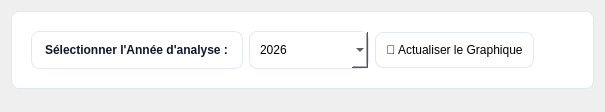
         <widget class="QWidget" name="pageStats">
          <layout class="QVBoxLayout" name="layoutPageStats">
           <property name="spacing"><number>12</number></property>
           <!-- CONTROLS ROW -->
           <item>
            <widget class="QFrame" name="statsControlFrame">
             <property name="styleSheet"><string notr="true">background-color: #ffffff; border: 1px solid #e2e8f0; border-radius: 8px; padding: 10px;</string></property>
             <layout class="QHBoxLayout" name="statsCtrlHBox">
              <item><widget class="QLabel" name="lblAnneeStats"><property name="text"><string>Sélectionner l'Année d'analyse :</string></property><property name="styleSheet"><string notr="true">font-weight: bold; color: #0f172a;</string></property></widget></item>
              <item>
               <widget class="QComboBox" name="cmbAnneeStats">
                <property name="minimumSize"><size><width>120</width><height>0</height></size></property>
                <item><property name="text"><string>2026</string></property></item>
                <item><property name="text"><string>2025</string></property></item>
                <item><property name="text"><string>2024</string></property></item>
               </widget>
              </item>
              <item>
               <widget class="QPushButton" name="btnRefreshStats">
                <property name="cursor"><cursorShape>PointingHandCursor</cursorShape></property>
                <property name="text"><string>🔄 Actualiser le Graphique</string></property>
               </widget>
              </item>
              <item>
               <spacer name="spacerStats">
                <property name="orientation"><enum>Qt::Horizontal</enum></property>
                <property name="sizeHint" stdset="0"><size><width>40</width><height>20</height></size></property>
               </spacer>
              </item>
             </layout>
            </widget>
           </item>
           <!-- CONTAINER CHART -->
           <item>
            <widget class="QWidget" name="statsChartContainer" native="true">
             <property name="sizePolicy">
              <sizepolicy hsizetype="Expanding" vsizetype="Expanding">
               <horstretch>0</horstretch>
               <verstretch>1</verstretch>
              </sizepolicy>
             </property>
             <layout class="QVBoxLayout" name="layoutCustomStats">
              <property name="leftMargin"><number>0</number></property>
              <property name="topMargin"><number>0</number></property>
              <property name="rightMargin"><number>0</number></property>
              <property name="bottomMargin"><number>0</number></property>
             </layout>
            </widget>
           </item>
          </layout>
         </widget>
